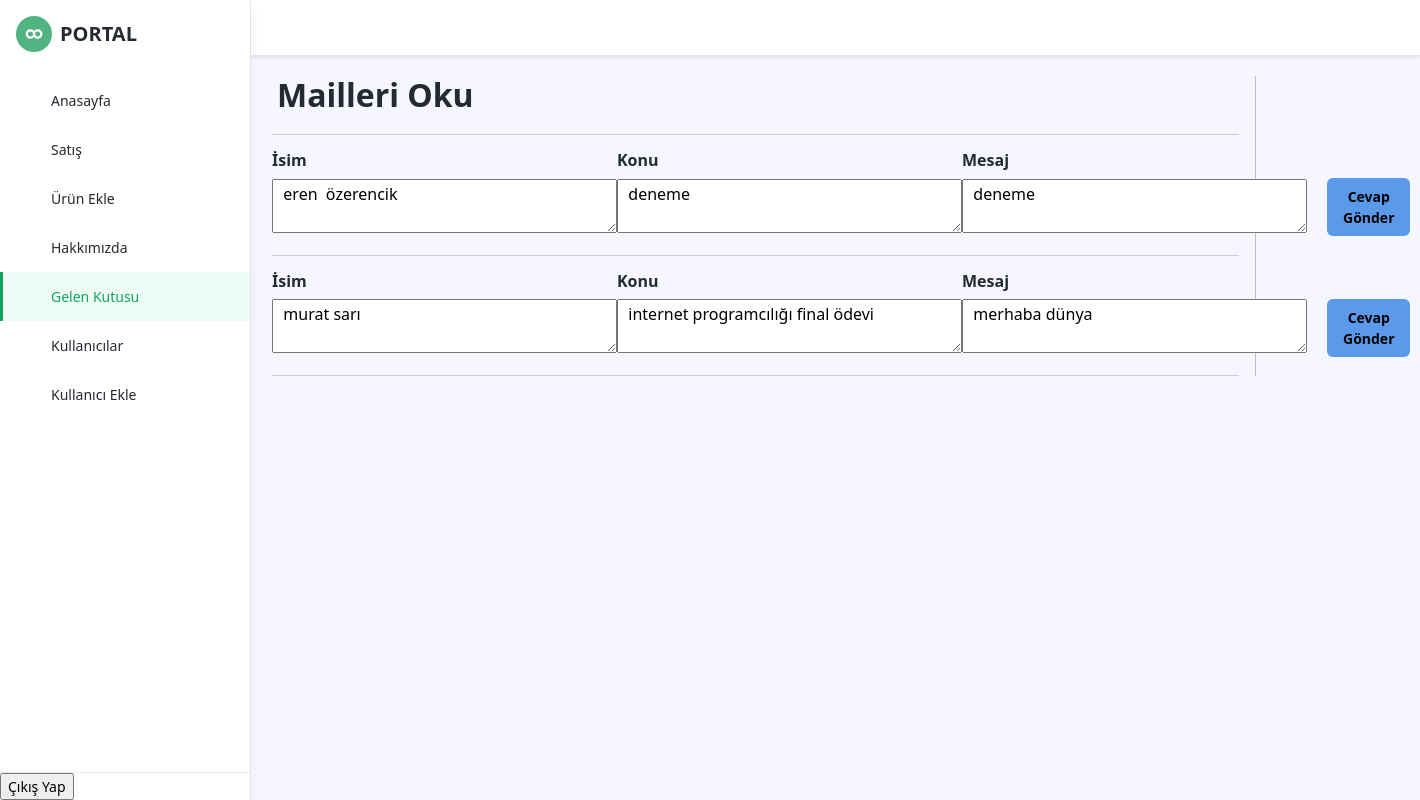
/eczane/admin/inbox.php (signed in), run on the app's committed database.
### tables this page shows
CREATE TABLE `email` (
  `id` int NOT NULL,
  `isim` varchar(100) NOT NULL,
  `soyisim` varchar(100) NOT NULL,
  `email` varchar(100) NOT NULL,
  `konu` varchar(255) NOT NULL,
  `mesaj` varchar(255) NOT NULL
);

### eczane/admin/inbox.php (the view, shortened to what this page needs)
<?php
  require_once('db.php');
  ?>
<!DOCTYPE html>
<html lang="en">
<head>
    <link id="theme-style" rel="stylesheet" href="assets/css/portal.css">
  	<link rel="stylesheet" href="assets/css/style.css">
</head>
<body class="app">
    <header class="app-header fixed-top">
        <div class="app-header-inner">
	        <div class="container-fluid py-2">
        </div>
        <div id="app-sidepanel" class="app-sidepanel">
	        <div class="sidepanel-inner d-flex flex-column">
		        <div class="app-branding">
		            <a class="app-logo" href="index.php"><img class="logo-icon me-2" src="assets/images/app-logo.svg" alt="logo"><span class="logo-text">PORTAL</span></a>
		        </div>
			    <nav id="app-nav-main" class="app-nav app-nav-main flex-grow-1">
				    <ul class="app-menu list-unstyled accordion" id="menu-accordion">
					    <li class="nav-item">
					        <a class="nav-link " href="index.php">
		                         <span class="nav-link-text">Anasayfa</span>
					        </a>
					    </li>
					    <li class="nav-item">
					        <a class="nav-link" href="shop.php">
		                         <span class="nav-link-text">Satış</span>
					        </a>
					    </li>
						<li class="nav-item">
                                <a class="nav-link" href="add-product.php">
                                    <span class="nav-link-text">Ürün Ekle</span>
                                </a>
                            </li>
						<li class="nav-item">
					        <a class="nav-link " href="about.php">
		                         <span class="nav-link-text">Hakkımızda</span>
					        </a>
					    </li>
						<li class="nav-item">
					        <a class="nav-link active" href="inbox.php">
		                         <span class="nav-link-text">Gelen Kutusu</span>
					        </a>
					    </li>
						<li class="nav-item">
					        <a class="nav-link  " href="users.php">
		                         <span class="nav-link-text">Kullanıcılar</span>
					        </a>
					    </li>
						<li class="nav-item">
					        <a class="nav-link  " href="add_users.php">
		                         <span class="nav-link-text">Kullanıcı Ekle</span>
					        </a>
					    </li>
				    </ul>
			    </nav>
			    <div class="app-sidepanel-footer">
				    <nav class="app-nav app-nav-footer">
					    <ul class="app-menu footer-menu list-unstyled">
						    <li class="nav-item">
								<form action="" method="post">
									<input class="nav-link-text" type="submit" name="cikis" value="Çıkış Yap">
								</form>
						    </li>
					    </ul>
				    </nav>
			    </div>
	        </div>
	    </div>
    </header>
<div class="main">
    <div class="body flex-grow-1 px-3" style="width: 1000px; ">
    <h2 style="margin: 20px 5px;">Mailleri Oku</h2>
    <hr>
    <?php
    $veri = $conn
        ->query("SELECT * FROM email")
        ->fetchAll();
    ?>
    <?php
    foreach ($veri as $row) {
    ?>
    <div class="user-content" >
        <div class="user-name">
        <h6>İsim</h6>
        <textarea name="isim" id="isim" cols="35" rows="2">  <?php echo $row['isim']," ", $row['soyisim'] ?></textarea>
        </div>
		<div class="user-name">
        <h6>Konu</h6>
        <textarea name="konu" id="isim" cols="35" rows="2">  <?php echo $row['konu'] ?></textarea>
        </div>
		<div class="user-name">
        <h6>Mesaj</h6>
        <textarea name="mesaj" id="isim" cols="35" rows="2">  <?php echo $row['mesaj'] ?></textarea>
        </div>
		<a href="mailto:<?php echo $row['email']?>" class="btn btn-info"  style="margin-left:20px; margin-top:25px;">Cevap Gönder</a>
    </div>
    <hr>
    <?php
    }
    ?>
</div>
</body>
</html>

### eczane/admin/assets/css/style.css (style rules this page uses)
.main { width: 87%; margin-left: 16rem; }
.user-content { display: flex; width: 100%; max-width: 1200px; margin: 0 auto; justify-content: space-between; align-items:center; }
.body { width: 900px; border-right: 1px solid #0000003b; }

### data on the page
email: isim "eren özerencik", konu "deneme", mesaj "deneme"
email: isim "murat sarı", konu "internet programcılığı final ödevi", mesaj "merhaba dünya"
